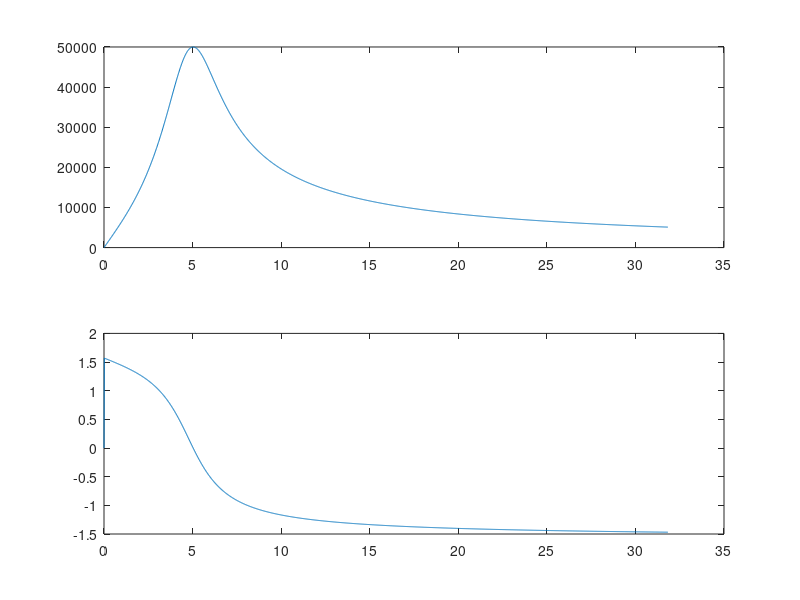
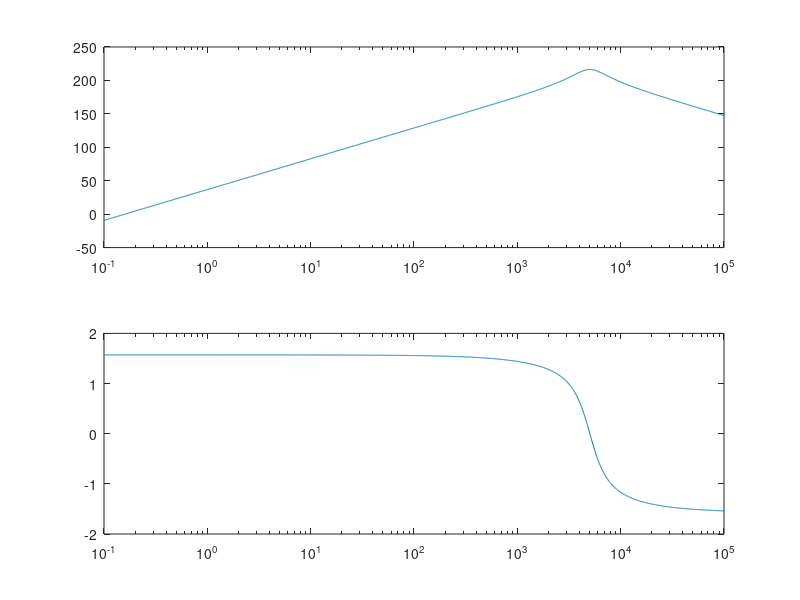

These figures' MATLAB source, in order:
clc; clear all; close all;

figure(1);
w=0:100:20e4;
H=freqs([1e9 0],[1 2e4 1e9],w);
subplot(2,1,1);
plot((w/(2*pi))/1e3, abs(H));
subplot(2,1,2);
plot((w/(2*pi))/1e3, angle(H));

% bod plots
% log scailing
figure(2);
f=logspace(-1,5,2000);
w=2*pi*f;
H=freqs([1e9 0],[1 2e4 1e9],w);
subplot(2,1,1);
plot((w/(2*pi))/1e3, abs(H));
semilogx(f,20*log(abs(H))); % x축만 log
subplot(2,1,2);
semilogx(f,angle(H));

